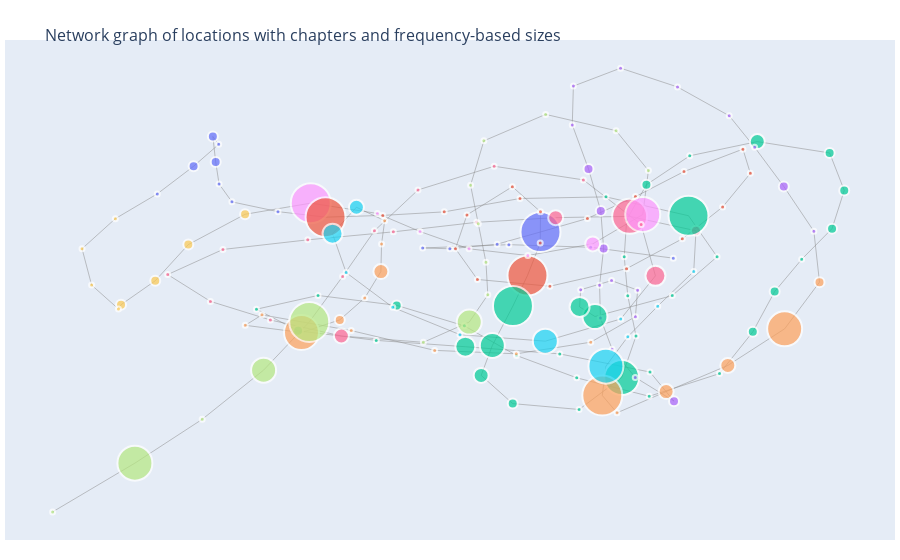

Here is the notebook cell this chart was saved with:
### Code cell
import pandas as pd
import networkx as nx
import plotly.graph_objs as go

# Replace 'your_file.xlsx' with the path to your Excel file
file_path = 'Data/final.xlsx'

# Read the Excel file
df = pd.read_excel(file_path)

# Enhance DataFrame with 'Order' and 'Chapter' information
df['Label'] = df['no'].astype(str) + ": " + df['Location JSON Name']

# Calculate frequency of each location
location_frequency = df['Location JSON Name'].value_counts()

# Create Source-Target pairs
source_target_pairs = [(df['Label'][i], df['Label'][i + 1]) for i in range(len(df) - 1)]

# Create a directed graph
G = nx.from_pandas_edgelist(pd.DataFrame(source_target_pairs, columns=['Source', 'Target']), 
                            'Source', 'Target', create_using=nx.DiGraph())

# Position the nodes using NetworkX's layout
pos = nx.spring_layout(G)

# Extract node and edge traces for Plotly
edge_trace = go.Scatter(
    x=[],
    y=[],
    line=dict(width=0.5, color='#888'),
    hoverinfo='none',
    mode='lines')

for edge in G.edges():
    x0, y0 = pos[edge[0]]
    x1, y1 = pos[edge[1]]
    edge_trace['x'] += (x0, x1, None)
    edge_trace['y'] += (y0, y1, None)

# Generate color map for chapters
chapter_list = df['Chapter'].unique()
colors = px.colors.qualitative.Plotly  # Or any other color sequence
color_map = {chapter: colors[i % len(colors)] for i, chapter in enumerate(chapter_list)}

node_trace = go.Scatter(
    x=[],
    y=[],
    text=[],
    mode='markers',
    hoverinfo='text',
    marker=dict(
        showscale=False,
        color=[],
        size=[],  # Sizes will be set based on frequency
        line_width=2))

for node in G.nodes():
    x, y = pos[node]
    node_trace['x'] += (x,)
    node_trace['y'] += (y,)
    # Extract chapter from node label
    chapter = df[df['Label'] == node]['Chapter'].values[0]
    node_trace['marker']['color'] += (color_map[chapter],)
    # Set node size based on frequency (with some scaling factor)
    location_name = node.split(": ")[1]
    node_size = location_frequency[location_name] * 5  # Example scaling factor
    node_trace['marker']['size'] += (node_size,)
    node_trace['text'] += (node,)

# Create the figure
fig = go.Figure(data=[edge_trace, node_trace],
             layout=go.Layout(
                title='<br>Network graph of locations with chapters and frequency-based sizes',
                titlefont_size=16,
                showlegend=False,
                hovermode='closest',
                margin=dict(b=20,l=5,r=5,t=40),
                xaxis=dict(showgrid=False, zeroline=False, showticklabels=False),
                yaxis=dict(showgrid=False, zeroline=False, showticklabels=False))
                )

fig.show()

### Figure 1 — Plotly figure (JSON) as saved in the notebook; plotly's stock layout.template omitted (floating-point values rounded to 4 significant figures; data arrays with more than 128 entries replaced by an {"elided": "..."} marker saying what was removed)
{"data": [{"hoverinfo": "none", "line": {"color": "#888", "width": 0.5}, "mode": "lines", "type": "scatter", "x": {"elided": "507 float values"}, "y": {"elided": "507 float values"}}, {"hoverinfo": "text", "marker": {"color": {"elided": "170 str values"}, "line": {"width": 2}, "showscale": false, "size": {"elided": "170 int values"}}, "mode": "markers", "text": {"elided": "170 str values"}, "type": "scatter", "x": {"elided": "170 float values"}, "y": {"elided": "170 float values"}}], "layout": {"hovermode": "closest", "margin": {"b": 20, "l": 5, "r": 5, "t": 40}, "showlegend": false, "title": {"font": {"size": 16}, "text": "<br>Network graph of locations with chapters and frequency-based sizes"}, "xaxis": {"showgrid": false, "showticklabels": false, "zeroline": false}, "yaxis": {"showgrid": false, "showticklabels": false, "zeroline": false}}}
